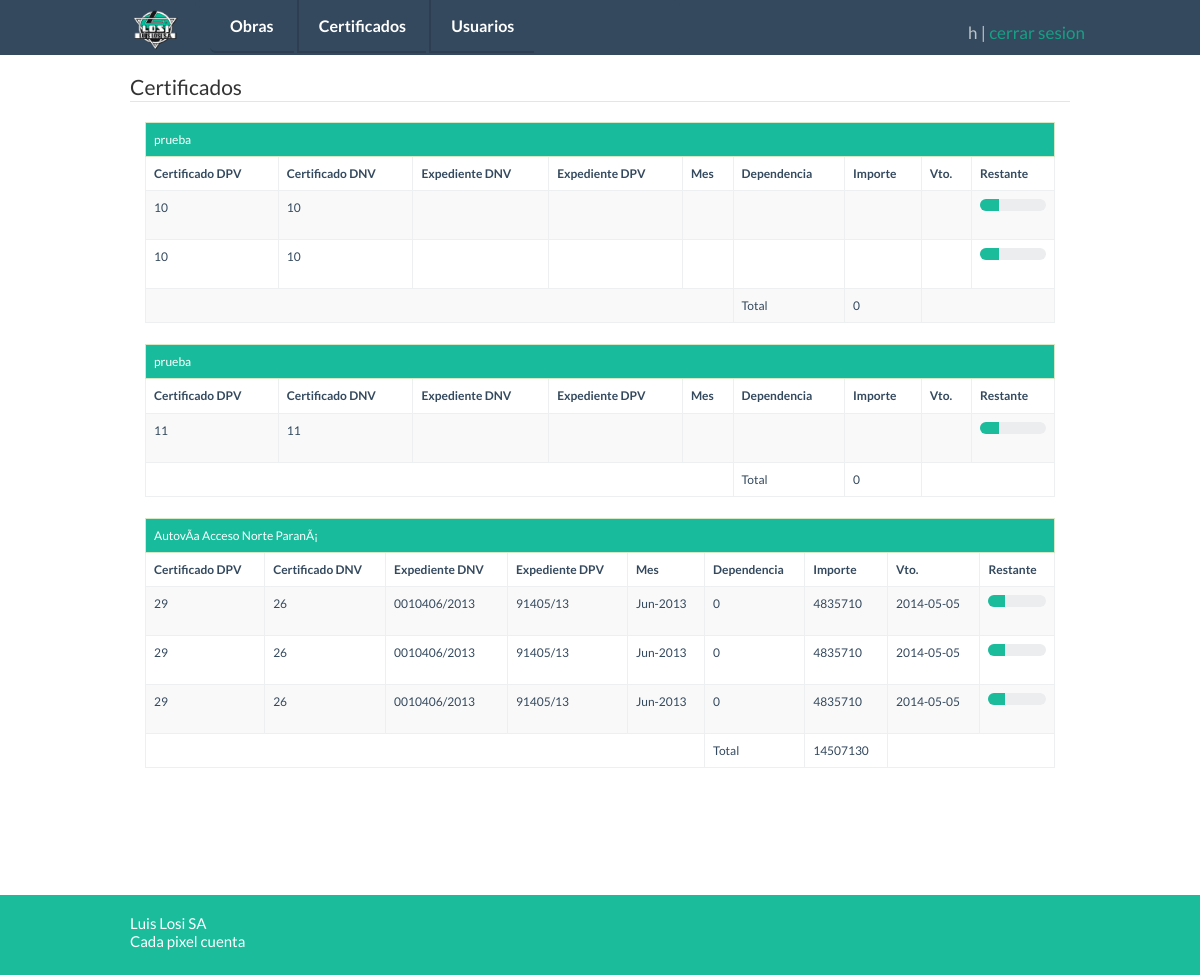
Before: /listaCertificado/index.php (signed in) with the older database file.
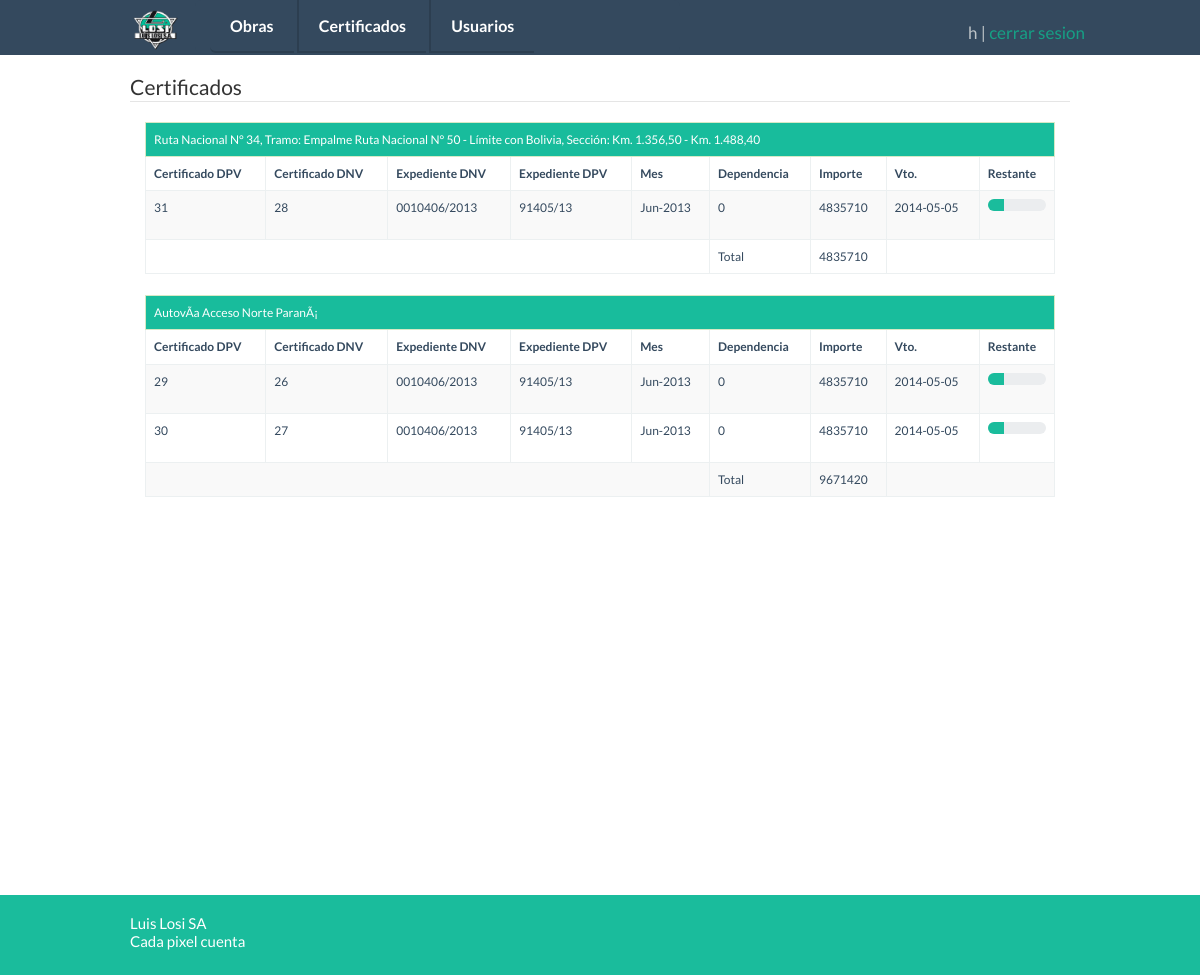
After: the same page with the newer database file.
### tables this page shows
CREATE TABLE `obrasejecutadas` (
  `ID` int(11) NOT NULL AUTO_INCREMENT,
  `Seleccion` tinyint(1) NOT NULL DEFAULT '0',
  `denominacion` varchar(255) DEFAULT NULL,
  `enejec` tinyint(1) NOT NULL DEFAULT '0',
  `idcomitente` smallint(5) unsigned DEFAULT NULL,
  `tipoDeObra` varchar(255) DEFAULT NULL,
  `montoContractualOriginal` double DEFAULT NULL,
  `montoContractualFinal` double DEFAULT NULL,
  `fechaTerminacionOriginal` timestamp NOT NULL DEFAULT CURRENT_TIMESTAMP ON UPDATE CURRENT_TIMESTAMP,
  `FechaTerminacionFinal` timestamp NOT NULL DEFAULT '0000-00-00 00:00:00',
  `PlazoOriginal` varchar(15) DEFAULT NULL,
  `PlazoFinal` varchar(15) DEFAULT NULL,
  `idPersoneria` smallint(5) unsigned DEFAULT NULL,
  `participacion` float DEFAULT NULL,
  `ute` varchar(50) DEFAULT NULL,
  `observacion` varchar(255) DEFAULT NULL,
  `longitud` double unsigned DEFAULT NULL,
  `longitudMedida` smallint(5) unsigned DEFAULT NULL,
  `terraplenes` double unsigned DEFAULT NULL,
  `terraplenesMedida` smallint(5) unsigned DEFAULT NULL,
  `recubrimiento` double unsigned DEFAULT NULL,
  `recubrimientoMedida` smallint(5) unsigned DEFAULT NULL,
  `baseNoButuminosa` double unsigned DEFAULT NULL,
  `baseMedida` smallint(5) unsigned DEFAULT NULL,
  `banquinaRipio` double unsigned DEFAULT NULL,
  `banquinaRipioMedida` smallint(5) unsigned DEFAULT NULL,
  `tratamientoTriple` double unsigned DEFAULT NULL,
  `tratamientoTripleMedida` smallint(5) unsigned DEFAULT NULL,
  `Hormigones` double unsigned DEFAULT NULL,
  `HormigonesMedida` smallint(5) unsigned DEFAULT NULL,
  `reforestacion` double unsigned DEFAULT NULL,
  `reforestacionMedida` smallint(5) unsigned DEFAULT NULL,
  `certEjecucion` tinyint(1) NOT NULL DEFAULT '0',
  `rp` tinyint(1) NOT NULL DEFAULT '0',
  `rd` tinyint(1) NOT NULL DEFAULT '0',
  `ok` tinyint(1) NOT NULL DEFAULT '0',
  `fechaInicio` timestamp NOT NULL DEFAULT '0000-00-00 00:00:00',
  `fechaLicitacion` timestamp NOT NULL DEFAULT '0000-00-00 00:00:00',
  `fechaContrato` timestamp NOT NULL DEFAULT '0000-00-00 00:00:00',
  `fechaReplanteo` timestamp NOT NULL DEFAULT '0000-00-00 00:00:00',
  `financiada` varchar(50) DEFAULT NULL,
  `comentario` varchar(255) DEFAULT NULL,
  `fechaRP` timestamp NOT NULL DEFAULT '0000-00-00 00:00:00',
  `fechaRD` timestamp NOT NULL DEFAULT '0000-00-00 00:00:00',
  `kml` varchar(45) DEFAULT NULL,
  PRIMARY KEY (`ID`),
  KEY `FK_obrasejecutadas_Comitente` (`idcomitente`),
  KEY `FK_obrasejecutadas_2` (`idPersoneria`),
  KEY `FK_obrasejecutadas_3` (`longitudMedida`),
  KEY `FK_obrasejecutadas_4` (`banquinaRipioMedida`),
  KEY `FK_obrasejecutadas_5` (`HormigonesMedida`),
  KEY `FK_obrasejecutadas_6` (`tratamientoTripleMedida`),
  KEY `FK_obrasejecutadas_7` (`terraplenesMedida`),
  KEY `FK_obrasejecutadas_8` (`recubrimientoMedida`),
  KEY `FK_obrasejecutadas_9` (`baseMedida`),
  KEY `FK_obrasejecutadas_10` (`reforestacionMedida`),
  CONSTRAINT `FK_obrasejecutadas_10` FOREIGN KEY (`reforestacionMedida`) REFERENCES `medida` (`idMedida`),
  CONSTRAINT `FK_obrasejecutadas_2` FOREIGN KEY (`idPersoneria`) REFERENCES `personeria` (`id`),
  CONSTRAINT `FK_obrasejecutadas_3` FOREIGN KEY (`longitudMedida`) REFERENCES `medida` (`idMedida`),
  CONSTRAINT `FK_obrasejecutadas_4` FOREIGN KEY (`banquinaRipioMedida`) REFERENCES `medida` (`idMedida`),
  CONSTRAINT `FK_obrasejecutadas_5` FOREIGN KEY (`HormigonesMedida`) REFERENCES `medida` (`idMedida`),
  CONSTRAINT `FK_obrasejecutadas_6` FOREIGN KEY (`tratamientoTripleMedida`) REFERENCES `medida` (`idMedida`),
  CONSTRAINT `FK_obrasejecutadas_7` FOREIGN KEY (`terraplenesMedida`) REFERENCES `medida` (`idMedida`),
  CONSTRAINT `FK_obrasejecutadas_8` FOREIGN KEY (`recubrimientoMedida`) REFERENCES `medida` (`idMedida`),
  CONSTRAINT `FK_obrasejecutadas_9` FOREIGN KEY (`baseMedida`) REFERENCES `medida` (`idMedida`),
  CONSTRAINT `FK_obrasejecutadas_Comitente` FOREIGN KEY (`idcomitente`) REFERENCES `comitente` (`id`)
);

CREATE TABLE `expediente` (
  `idexpediente` int(10) unsigned NOT NULL AUTO_INCREMENT,
  `idCertificacion` int(10) unsigned NOT NULL,
  `certDpv` varchar(25) DEFAULT NULL,
  `certDnv` varchar(25) DEFAULT NULL,
  `expDpv` varchar(15) DEFAULT NULL,
  `expDnv` varchar(15) DEFAULT NULL,
  `mes` varchar(30) DEFAULT NULL,
  `dependencia` smallint(5) DEFAULT NULL,
  `comentario` varchar(100) DEFAULT NULL,
  `importe` float DEFAULT NULL,
  `vencimiento` date DEFAULT NULL,
  `cedido` varchar(100) DEFAULT NULL,
  `finalizado` char(1) DEFAULT 'N',
  PRIMARY KEY (`idexpediente`),
  KEY `FK_expediente_1` (`idCertificacion`),
  CONSTRAINT `FK_expediente_1` FOREIGN KEY (`idCertificacion`) REFERENCES `certificacion` (`id`) ON DELETE CASCADE ON UPDATE CASCADE
);

### listaCertificado/index.php (the view, shortened to what the changed rows need)
<?php
require_once '../clases/ActiveRecord/ActiveRecordAbstractFactory.php';
$oMysql = ActiveRecordAbstractFactory::getActiveRecordFactory(ActiveRecordAbstractFactory::MYSQL);
$oMysql->conectar();
?>
<!DOCTYPE html>
<html>
    <head>
        <?php include_once "../includes/php/estilos.php"; ?>
    </head>
    <body>
        <?php
        $oMysqlExpediente = $oMysql->getExpedienteActiveRecord();
        $oExpedientes = $oMysqlExpediente->buscarIdCertificaciones();
        $lista = '';
        foreach ($oExpedientes as $expediente) {
            $lista .= $expediente->getIdCertificacion().',';
        }
        $lista = substr($lista, 0, strlen($lista)-1);
        $lista = explode(',', $lista);
        $oMysqlObra = $oMysql->getObrasEjecutadasActiveRecord();
        $oMysqlCertificacion = $oMysql->getCertificacionActiveRecord();
        include_once '../clases/ValueObject/CertificacionValueObject.php';
        $oCertificacion = new CertificacionValueObject();
        ?>
        <div class="container">
            <div class="form-group col-lg-12">
                <?php
                foreach($lista as $lista_){
                    $oCertificacion->setId($lista_);
                    $oCertificacion = $oMysqlCertificacion->buscar($oCertificacion);
                    $oObra = new ObrasEjecutadasValueObject();
                    $oObra->setID($oCertificacion->getIdObra());
                    $oObra = $oMysqlObra->buscar($oObra);
                    ?>
                    <table class="table table-striped table-bordered table-hover">
                        <tr>
                            <td colspan="10" class="success"><?php echo utf8_encode($oObra->getDenominacion()); ?></td>
                        </tr>
                        <tr>
                            <th>Certificado DPV</th>
                            <th>Certificado DNV</th>
                            <th>Expediente DNV</th>
                            <th>Expediente DPV</th>
                            <th>Mes</th>
                            <th>Dependencia</th>
                            <th>Importe</th>
                            <th>Vto.</th>
                            <th>Restante</th>
                        </tr>
                        <?php
                        $oExpediente = new ExpedienteValueObject();
                        $oExpediente->setIdCertificacion($lista_);
                        $oExpediente = $oMysqlExpediente->buscarPorCertificacion($oExpediente);
                        $total = 0;
                        foreach ($oExpediente as $expe) {
                            $oExpediente1 = new ExpedienteValueObject();
                            $oExpediente1->setIdexpediente($expe->getIdexpediente());
                            $oExpediente1 = $oMysqlExpediente->buscarPorExpediente($oExpediente1);
                            foreach ($oExpediente1 as $expediente) {
                                ?>
                        <tr ondblclick="javascript:window.location.href='../historiaCertificado/'+<?php echo $expediente->getIdexpediente(); ?>;">
                                    <td><?php echo $expediente->getCertDpv(); ?></td>
                                    <td><?php echo $expediente->getCertDnv(); ?></td>
                                    <td><?php echo $expediente->getExpDnv(); ?></td>
                                    <td><?php echo $expediente->getExpDpv(); ?></td>
                                    <td><?php echo $expediente->getMes(); ?></td>
                                    <td><?php echo $expediente->getDependencia(); ?></td>
                                    <td><?php echo $expediente->getImporte(); $total += $expediente->getImporte(); ?></td>
                                    <td><?php echo $expediente->getVencimiento(); ?></td>
                                    <td><div class="progress"><div class="progress-bar" style="width: <?php echo ((2*100)/7); ?>%;"></div></div>
                                    </td>
                                </tr>
                                <?php
                            }
                        }
                        ?>
                        <tr>
                            <td colspan="5"></td>
                            <td>Total</td>
                            <td><?php echo $total; ?></td>
                            <td colspan="2"></td>
                        </tr>
                    </table>
                    <?php
                }
                ?>
            </div>
        </div>
    </body>
</html>

Changed rows visible on the page:
no longer on this page (row unchanged): obrasejecutadas: denominacion "prueba", total "0"
removed expediente: certDpv "10", certDnv "10"
no longer on one of the page's lists (row edited): expediente: certDpv "29", certDnv "26", expDnv "0010406/2013", expDpv "91405/13", mes "Jun-2013", dependencia "0", importe "4835710", vencimiento "2014-05-05"
removed expediente: certDpv "10", certDnv "10"
no longer on this page (row unchanged): obrasejecutadas: denominacion "prueba", total "0"
removed expediente: certDpv "11", certDnv "11"
now on this page (row unchanged): obrasejecutadas: denominacion "Ruta Nacional N° 34, Tramo: Empalme Ruta Nacional N° 50 - Límite con Bolivia, Sección: Km. 1.356,50 - Km. 1.488,40", total "4835710", expediente (certDpv "31", certDnv "28", expDnv "0010406/2013", expDpv "91405/13", mes "Jun-2013", dependencia "0", importe "4835710", vencimiento "2014-05-05")
computed for obrasejecutadas "AutovÃ­a Acceso Norte ParanÃ¡": total "14507130" → "9671420"
changed expediente (number 3 of 3 on the later page): certDpv "29" → "30"; certDnv "26" → "27"
